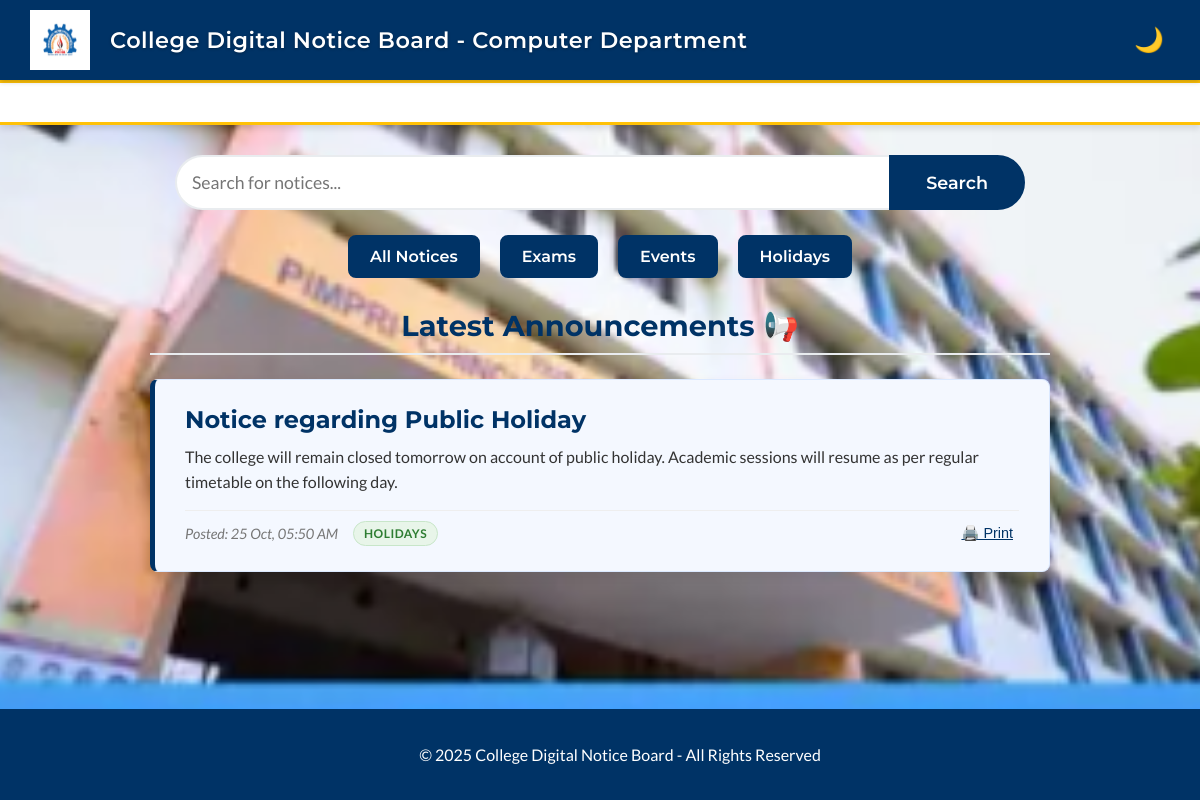
Screenshot of /index.php?category=Holidays with the database file from the repository.
### tables this page shows
CREATE TABLE `notices` (
  `id` INT(11) NOT NULL AUTO_INCREMENT,
  `title` VARCHAR(255) NOT NULL,
  `content` TEXT NOT NULL,
  `is_pinned` TINYINT(1) NOT NULL DEFAULT 0,
  `created_at` TIMESTAMP NOT NULL DEFAULT CURRENT_TIMESTAMP,
  PRIMARY KEY (`id`)
);

### index.php (the view, shortened to what this page needs)
<?php
include 'config.php';
?>
<!DOCTYPE html>
<html lang="en">
<head>
  <link rel="stylesheet" href="style.css">
</head>
<body>
  <header class="main-header">
    <img src="logo.png" alt="College Logo" class="logo">
    <h1>College Digital Notice Board - Computer Department</h1>
    <button id="dark-mode-toggle" title="Toggle dark mode"></button>
  </header>
  <main>
    <?php
    $conn_ticker = new mysqli($servername, $username, $password, $dbname, 3307);
    $sql_ticker = "SELECT title FROM notices WHERE is_pinned = 1 ORDER BY created_at DESC";
    $result_ticker = $conn_ticker->query($sql_ticker);
    if ($result_ticker && $result_ticker->num_rows > 0) {
        echo '<div class="ticker-wrap"><div class="ticker">';
        echo '</div></div>';
    }
    ?>
    <div class="notice-list-container">
      <div class="home-button-container" style="margin-bottom: 15px;">
          <form action="index.php" method="GET" class="search-container" style="display:flex; justify-content:center; margin: 0 auto; max-width: 800px; width: 100%;">
             <input type="text" id="search-input" name="search" placeholder="Search for notices..."
             style="flex-grow: 1; padding: 15px; border: 2px solid #e9ecef; border-right: none; border-radius: 30px 0 0 30px; outline: none; font-family: 'Lato', sans-serif; font-size: 1.1rem;"
             autocomplete="off"
             value="<?php echo isset($_GET['search']) ? htmlspecialchars($_GET['search']) : ''; ?>">
    <button type="submit" class="btn btn-primary"
            style="border-radius: 0 30px 30px 0; margin: 0; padding: 0 35px; border: 2px solid #003366; font-size: 1.1rem; display: flex; align-items: center;">
        Search
    </button>
            </form>
      </div>
      <div class="home-button-container" style="margin-bottom: 30px; display: flex; justify-content: center; gap: 10px; flex-wrap: wrap;">
          <a href="index.php" class="btn btn-primary">All Notices</a>
          <a href="index.php?category=Exams" class="btn btn-primary">Exams</a>
          <a href="index.php?category=Events" class="btn btn-primary">Events</a>
          <a href="index.php?category=Holidays" class="btn btn-primary">Holidays</a>
      </div>
      <h2 class="page-title">Latest Announcements 📢</h2>
      <div id="notice-container">
          <?php
          $conn = new mysqli($servername, $username, $password, $dbname, 3307);
          if ($conn->connect_error) {
              echo "<div class='notice-card'><h3>Database Connection Failed</h3><p>" . $conn->connect_error . "</p></div>";
          } else {
              $category = $_GET['category'] ?? '';
              $sql = "SELECT id, title, content, created_at, is_pinned FROM notices";
              $params = [];
              $types = "";
              $where_clauses = [];
              if (!empty($category)) {
                  $where_clauses[] = "content LIKE ?";
                  $params[] = "[" . $category . "]%";
                  $types .= "s";
              }
              if (!empty($where_clauses)) {
                  $sql .= " WHERE " . implode(" AND ", $where_clauses);
              }
              $sql .= " ORDER BY is_pinned DESC, created_at DESC";
              $stmt = $conn->prepare($sql);
              if (!empty($params)) {
                  $stmt->bind_param($types, ...$params);
              }
              $stmt->execute();
              $result = $stmt->get_result();
              if ($result->num_rows > 0) {
                  while ($row = $result->fetch_assoc()) {
                      $card_class = $row['is_pinned'] == 1 ? 'notice-card pinned' : 'notice-card';
                      $full_content = $row['content'];
                      $cat_badge = "";
                      $clean_content = $full_content;
                      if (preg_match('/^\[(.*?)\]/', $full_content, $matches)) {
                          $cat_name = $matches[1];
                          $clean_content = trim(str_replace("[$cat_name]", "", $full_content));
                          $badge_color_class = "cat-general";
                          if (stripos($cat_name, 'Holiday') !== false) $badge_color_class = "cat-holiday";
                          $cat_badge = "<span class='category-badge $badge_color_class'>$cat_name</span>";
                      }
                      echo "<div class='" . $card_class . "'>";
                      $post_date = new DateTime($row['created_at']);
                      $now = new DateTime();
                      $diff = $now->diff($post_date);
                      $hours = ($diff->days * 24) + $diff->h;
                      $title = htmlspecialchars($row['title']);
                      if ($hours < 1) {
                          echo "<h2>" . $title . " <span class='pulse-badge'>JUST NOW</span></h2>";
                      } elseif ($diff->days < 1) {
                          echo "<h2>" . $title . " <span class='new-badge'>NEW!</span></h2>";
                      } else {
                          echo "<h2>" . $title . "</h2>";
                      }
                      echo "<p class='notice-content'>" . htmlspecialchars($clean_content) . "</p>";
                      echo "<div class='card-footer-line'>";
                          echo "<small>Posted: " . htmlspecialchars(date('d M, h:i A', strtotime($row['created_at']))) . "</small>";
                          echo $cat_badge;
                          echo "<button onclick='printNotice(this)' class='print-btn'>🖨️ Print</button>";
                      echo "</div>";
                      echo "</div>";
                  }
              } else {
                  echo "<div class='notice-card'><p>No announcements found.</p></div>";
              }
          }
          ?>
      </div>
    </div>
  </main>
  <footer class="main-footer">
    <p>© 2025 College Digital Notice Board - All Rights Reserved</p>
  </footer>
</body>
</html>
</body>
</html>

### rows the page displays
notices: title "Notice regarding Public Holiday", content "The college will remain closed tomorrow on account of public holiday. Academic sessions will resume as per regular timetable on the following day.", created_at "25 Oct, 05:50 AM", cat_name "HOLIDAYS"
